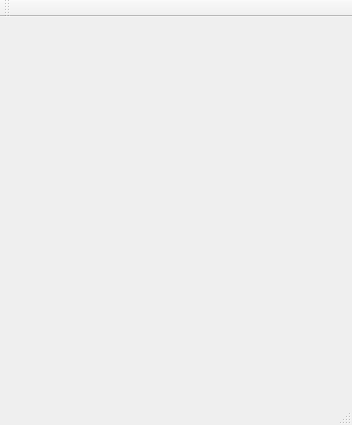
<?xml version="1.0" encoding="UTF-8"?>
<ui version="4.0">
 <class>DotsAndBots</class>
 <widget class="QMainWindow" name="DotsAndBots">
  <property name="geometry">
   <rect>
    <x>0</x>
    <y>0</y>
    <width>352</width>
    <height>425</height>
   </rect>
  </property>
  <property name="windowTitle">
   <string>DotsAndBots</string>
  </property>
  <widget class="QWidget" name="centralWidget">
   <layout class="QVBoxLayout" name="verticalLayout">
    <property name="spacing">
     <number>0</number>
    </property>
    <property name="leftMargin">
     <number>10</number>
    </property>
    <property name="topMargin">
     <number>10</number>
    </property>
    <property name="rightMargin">
     <number>10</number>
    </property>
    <property name="bottomMargin">
     <number>10</number>
    </property>
    <item>
     <layout class="QHBoxLayout" name="horizontalLayout">
      <property name="spacing">
       <number>0</number>
      </property>
      <item>
       <widget class="QLabel" name="label_2">
        <property name="minimumSize">
         <size>
          <width>15</width>
          <height>15</height>
         </size>
        </property>
        <property name="maximumSize">
         <size>
          <width>15</width>
          <height>15</height>
         </size>
        </property>
        <property name="text">
         <string/>
        </property>
        <property name="pixmap">
         <pixmap resource="dotsandbots.qrc">:/dot</pixmap>
        </property>
        <property name="scaledContents">
         <bool>false</bool>
        </property>
       </widget>
      </item>
      <item>
       <widget class="QPushButton" name="pushButton">
        <property name="minimumSize">
         <size>
          <width>90</width>
          <height>15</height>
         </size>
        </property>
        <property name="maximumSize">
         <size>
          <width>90</width>
          <height>15</height>
         </size>
        </property>
        <property name="flat">
         <bool>true</bool>
        </property>
       </widget>
      </item>
      <item>
       <widget class="QLabel" name="label">
        <property name="minimumSize">
         <size>
          <width>15</width>
          <height>15</height>
         </size>
        </property>
        <property name="maximumSize">
         <size>
          <width>15</width>
          <height>15</height>
         </size>
        </property>
        <property name="text">
         <string/>
        </property>
        <property name="pixmap">
         <pixmap resource="dotsandbots.qrc">:/dot</pixmap>
        </property>
        <property name="scaledContents">
         <bool>false</bool>
        </property>
       </widget>
      </item>
      <item>
       <widget class="QPushButton" name="pushButton_2">
        <property name="minimumSize">
         <size>
          <width>90</width>
          <height>15</height>
         </size>
        </property>
        <property name="maximumSize">
         <size>
          <width>90</width>
          <height>15</height>
         </size>
        </property>
        <property name="flat">
         <bool>true</bool>
        </property>
       </widget>
      </item>
      <item>
       <widget class="QLabel" name="label_4">
        <property name="minimumSize">
         <size>
          <width>15</width>
          <height>15</height>
         </size>
        </property>
        <property name="maximumSize">
         <size>
          <width>15</width>
          <height>15</height>
         </size>
        </property>
        <property name="text">
         <string/>
        </property>
        <property name="pixmap">
         <pixmap resource="dotsandbots.qrc">:/dot</pixmap>
        </property>
        <property name="scaledContents">
         <bool>false</bool>
        </property>
       </widget>
      </item>
      <item>
       <widget class="QPushButton" name="pushButton_3">
        <property name="minimumSize">
         <size>
          <width>90</width>
          <height>15</height>
         </size>
        </property>
        <property name="maximumSize">
         <size>
          <width>90</width>
          <height>15</height>
         </size>
        </property>
        <property name="flat">
         <bool>true</bool>
        </property>
       </widget>
      </item>
      <item>
       <widget class="QLabel" name="label_3">
        <property name="minimumSize">
         <size>
          <width>15</width>
          <height>15</height>
         </size>
        </property>
        <property name="maximumSize">
         <size>
          <width>15</width>
          <height>15</height>
         </size>
        </property>
        <property name="text">
         <string/>
        </property>
        <property name="pixmap">
         <pixmap resource="dotsandbots.qrc">:/dot</pixmap>
        </property>
        <property name="scaledContents">
         <bool>false</bool>
        </property>
       </widget>
      </item>
     </layout>
    </item>
    <item>
     <layout class="QHBoxLayout" name="horizontalLayout_2">
      <property name="spacing">
       <number>0</number>
      </property>
      <item>
       <widget class="QPushButton" name="pushButton_8">
        <property name="minimumSize">
         <size>
          <width>15</width>
          <height>90</height>
         </size>
        </property>
        <property name="maximumSize">
         <size>
          <width>15</width>
          <height>90</height>
         </size>
        </property>
        <property name="flat">
         <bool>true</bool>
        </property>
       </widget>
      </item>
      <item>
       <widget class="QLabel" name="label_17">
        <property name="minimumSize">
         <size>
          <width>90</width>
          <height>90</height>
         </size>
        </property>
        <property name="maximumSize">
         <size>
          <width>90</width>
          <height>90</height>
         </size>
        </property>
       </widget>
      </item>
      <item>
       <widget class="QPushButton" name="pushButton_9">
        <property name="minimumSize">
         <size>
          <width>15</width>
          <height>90</height>
         </size>
        </property>
        <property name="maximumSize">
         <size>
          <width>15</width>
          <height>90</height>
         </size>
        </property>
        <property name="flat">
         <bool>true</bool>
        </property>
       </widget>
      </item>
      <item>
       <widget class="QLabel" name="label_19">
        <property name="minimumSize">
         <size>
          <width>90</width>
          <height>90</height>
         </size>
        </property>
        <property name="maximumSize">
         <size>
          <width>90</width>
          <height>90</height>
         </size>
        </property>
       </widget>
      </item>
      <item>
       <widget class="QPushButton" name="pushButton_7">
        <property name="minimumSize">
         <size>
          <width>15</width>
          <height>90</height>
         </size>
        </property>
        <property name="maximumSize">
         <size>
          <width>15</width>
          <height>90</height>
         </size>
        </property>
        <property name="flat">
         <bool>true</bool>
        </property>
       </widget>
      </item>
      <item>
       <widget class="QLabel" name="label_18">
        <property name="minimumSize">
         <size>
          <width>90</width>
          <height>90</height>
         </size>
        </property>
        <property name="maximumSize">
         <size>
          <width>90</width>
          <height>90</height>
         </size>
        </property>
       </widget>
      </item>
      <item>
       <widget class="QPushButton" name="pushButton_22">
        <property name="minimumSize">
         <size>
          <width>15</width>
          <height>90</height>
         </size>
        </property>
        <property name="maximumSize">
         <size>
          <width>15</width>
          <height>90</height>
         </size>
        </property>
        <property name="flat">
         <bool>true</bool>
        </property>
       </widget>
      </item>
     </layout>
    </item>
    <item>
     <layout class="QHBoxLayout" name="horizontalLayout_3">
      <property name="spacing">
       <number>0</number>
      </property>
      <item>
       <widget class="QLabel" name="label_5">
        <property name="minimumSize">
         <size>
          <width>15</width>
          <height>15</height>
         </size>
        </property>
        <property name="maximumSize">
         <size>
          <width>15</width>
          <height>15</height>
         </size>
        </property>
        <property name="text">
         <string/>
        </property>
        <property name="pixmap">
         <pixmap resource="dotsandbots.qrc">:/dot</pixmap>
        </property>
        <property name="scaledContents">
         <bool>false</bool>
        </property>
       </widget>
      </item>
      <item>
       <widget class="QPushButton" name="pushButton_4">
        <property name="minimumSize">
         <size>
          <width>90</width>
          <height>15</height>
         </size>
        </property>
        <property name="maximumSize">
         <size>
          <width>90</width>
          <height>15</height>
         </size>
        </property>
        <property name="flat">
         <bool>true</bool>
        </property>
       </widget>
      </item>
      <item>
       <widget class="QLabel" name="label_6">
        <property name="minimumSize">
         <size>
          <width>15</width>
          <height>15</height>
         </size>
        </property>
        <property name="maximumSize">
         <size>
          <width>15</width>
          <height>15</height>
         </size>
        </property>
        <property name="text">
         <string/>
        </property>
        <property name="pixmap">
         <pixmap resource="dotsandbots.qrc">:/dot</pixmap>
        </property>
        <property name="scaledContents">
         <bool>false</bool>
        </property>
       </widget>
      </item>
      <item>
       <widget class="QPushButton" name="pushButton_5">
        <property name="minimumSize">
         <size>
          <width>90</width>
          <height>15</height>
         </size>
        </property>
        <property name="maximumSize">
         <size>
          <width>90</width>
          <height>15</height>
         </size>
        </property>
        <property name="flat">
         <bool>true</bool>
        </property>
       </widget>
      </item>
      <item>
       <widget class="QLabel" name="label_7">
        <property name="minimumSize">
         <size>
          <width>15</width>
          <height>15</height>
         </size>
        </property>
        <property name="maximumSize">
         <size>
          <width>15</width>
          <height>15</height>
         </size>
        </property>
        <property name="text">
         <string/>
        </property>
        <property name="pixmap">
         <pixmap resource="dotsandbots.qrc">:/dot</pixmap>
        </property>
        <property name="scaledContents">
         <bool>false</bool>
        </property>
       </widget>
      </item>
      <item>
       <widget class="QPushButton" name="pushButton_6">
        <property name="minimumSize">
         <size>
          <width>90</width>
          <height>15</height>
         </size>
        </property>
        <property name="maximumSize">
         <size>
          <width>90</width>
          <height>15</height>
         </size>
        </property>
        <property name="flat">
         <bool>true</bool>
        </property>
       </widget>
      </item>
      <item>
       <widget class="QLabel" name="label_8">
        <property name="minimumSize">
         <size>
          <width>15</width>
          <height>15</height>
         </size>
        </property>
        <property name="maximumSize">
         <size>
          <width>15</width>
          <height>15</height>
         </size>
        </property>
        <property name="text">
         <string/>
        </property>
        <property name="pixmap">
         <pixmap resource="dotsandbots.qrc">:/dot</pixmap>
        </property>
        <property name="scaledContents">
         <bool>false</bool>
        </property>
       </widget>
      </item>
     </layout>
    </item>
    <item>
     <layout class="QHBoxLayout" name="horizontalLayout_4">
      <property name="spacing">
       <number>0</number>
      </property>
      <item>
       <widget class="QPushButton" name="pushButton_10">
        <property name="minimumSize">
         <size>
          <width>15</width>
          <height>90</height>
         </size>
        </property>
        <property name="maximumSize">
         <size>
          <width>15</width>
          <height>90</height>
         </size>
        </property>
        <property name="flat">
         <bool>true</bool>
        </property>
       </widget>
      </item>
      <item>
       <widget class="QLabel" name="label_20">
        <property name="minimumSize">
         <size>
          <width>90</width>
          <height>90</height>
         </size>
        </property>
        <property name="maximumSize">
         <size>
          <width>90</width>
          <height>90</height>
         </size>
        </property>
       </widget>
      </item>
      <item>
       <widget class="QPushButton" name="pushButton_11">
        <property name="minimumSize">
         <size>
          <width>15</width>
          <height>90</height>
         </size>
        </property>
        <property name="maximumSize">
         <size>
          <width>15</width>
          <height>90</height>
         </size>
        </property>
        <property name="flat">
         <bool>true</bool>
        </property>
       </widget>
      </item>
      <item>
       <widget class="QLabel" name="label_21">
        <property name="minimumSize">
         <size>
          <width>90</width>
          <height>90</height>
         </size>
        </property>
        <property name="maximumSize">
         <size>
          <width>90</width>
          <height>90</height>
         </size>
        </property>
       </widget>
      </item>
      <item>
       <widget class="QPushButton" name="pushButton_12">
        <property name="minimumSize">
         <size>
          <width>15</width>
          <height>90</height>
         </size>
        </property>
        <property name="maximumSize">
         <size>
          <width>15</width>
          <height>90</height>
         </size>
        </property>
        <property name="flat">
         <bool>true</bool>
        </property>
       </widget>
      </item>
      <item>
       <widget class="QLabel" name="label_22">
        <property name="minimumSize">
         <size>
          <width>90</width>
          <height>90</height>
         </size>
        </property>
        <property name="maximumSize">
         <size>
          <width>90</width>
          <height>90</height>
         </size>
        </property>
       </widget>
      </item>
      <item>
       <widget class="QPushButton" name="pushButton_23">
        <property name="minimumSize">
         <size>
          <width>15</width>
          <height>90</height>
         </size>
        </property>
        <property name="maximumSize">
         <size>
          <width>15</width>
          <height>90</height>
         </size>
        </property>
        <property name="flat">
         <bool>true</bool>
        </property>
       </widget>
      </item>
     </layout>
    </item>
    <item>
     <layout class="QHBoxLayout" name="horizontalLayout_10">
      <property name="spacing">
       <number>0</number>
      </property>
      <item>
       <widget class="QLabel" name="label_32">
        <property name="minimumSize">
         <size>
          <width>15</width>
          <height>15</height>
         </size>
        </property>
        <property name="maximumSize">
         <size>
          <width>15</width>
          <height>15</height>
         </size>
        </property>
        <property name="text">
         <string/>
        </property>
        <property name="pixmap">
         <pixmap resource="dotsandbots.qrc">:/dot</pixmap>
        </property>
        <property name="scaledContents">
         <bool>false</bool>
        </property>
       </widget>
      </item>
      <item>
       <widget class="QPushButton" name="pushButton_33">
        <property name="minimumSize">
         <size>
          <width>90</width>
          <height>15</height>
         </size>
        </property>
        <property name="maximumSize">
         <size>
          <width>90</width>
          <height>15</height>
         </size>
        </property>
        <property name="flat">
         <bool>true</bool>
        </property>
       </widget>
      </item>
      <item>
       <widget class="QLabel" name="label_33">
        <property name="minimumSize">
         <size>
          <width>15</width>
          <height>15</height>
         </size>
        </property>
        <property name="maximumSize">
         <size>
          <width>15</width>
          <height>15</height>
         </size>
        </property>
        <property name="text">
         <string/>
        </property>
        <property name="pixmap">
         <pixmap resource="dotsandbots.qrc">:/dot</pixmap>
        </property>
        <property name="scaledContents">
         <bool>false</bool>
        </property>
       </widget>
      </item>
      <item>
       <widget class="QPushButton" name="pushButton_34">
        <property name="minimumSize">
         <size>
          <width>90</width>
          <height>15</height>
         </size>
        </property>
        <property name="maximumSize">
         <size>
          <width>90</width>
          <height>15</height>
         </size>
        </property>
        <property name="flat">
         <bool>true</bool>
        </property>
       </widget>
      </item>
      <item>
       <widget class="QLabel" name="label_34">
        <property name="minimumSize">
         <size>
          <width>15</width>
          <height>15</height>
         </size>
        </property>
        <property name="maximumSize">
         <size>
          <width>15</width>
          <height>15</height>
         </size>
        </property>
        <property name="text">
         <string/>
        </property>
        <property name="pixmap">
         <pixmap resource="dotsandbots.qrc">:/dot</pixmap>
        </property>
        <property name="scaledContents">
         <bool>false</bool>
        </property>
       </widget>
      </item>
      <item>
       <widget class="QPushButton" name="pushButton_35">
        <property name="minimumSize">
         <size>
          <width>90</width>
          <height>15</height>
         </size>
        </property>
        <property name="maximumSize">
         <size>
          <width>90</width>
          <height>15</height>
         </size>
        </property>
        <property name="flat">
         <bool>true</bool>
        </property>
       </widget>
      </item>
      <item>
       <widget class="QLabel" name="label_35">
        <property name="minimumSize">
         <size>
          <width>15</width>
          <height>15</height>
         </size>
        </property>
        <property name="maximumSize">
         <size>
          <width>15</width>
          <height>15</height>
         </size>
        </property>
        <property name="text">
         <string/>
        </property>
        <property name="pixmap">
         <pixmap resource="dotsandbots.qrc">:/dot</pixmap>
        </property>
        <property name="scaledContents">
         <bool>false</bool>
        </property>
       </widget>
      </item>
     </layout>
    </item>
    <item>
     <layout class="QHBoxLayout" name="horizontalLayout_9">
      <property name="spacing">
       <number>0</number>
      </property>
      <item>
       <widget class="QPushButton" name="pushButton_29">
        <property name="minimumSize">
         <size>
          <width>15</width>
          <height>90</height>
         </size>
        </property>
        <property name="maximumSize">
         <size>
          <width>15</width>
          <height>90</height>
         </size>
        </property>
        <property name="flat">
         <bool>true</bool>
        </property>
       </widget>
      </item>
      <item>
       <widget class="QLabel" name="label_29">
        <property name="minimumSize">
         <size>
          <width>90</width>
          <height>90</height>
         </size>
        </property>
        <property name="maximumSize">
         <size>
          <width>90</width>
          <height>90</height>
         </size>
        </property>
       </widget>
      </item>
      <item>
       <widget class="QPushButton" name="pushButton_30">
        <property name="minimumSize">
         <size>
          <width>15</width>
          <height>90</height>
         </size>
        </property>
        <property name="maximumSize">
         <size>
          <width>15</width>
          <height>90</height>
         </size>
        </property>
        <property name="flat">
         <bool>true</bool>
        </property>
       </widget>
      </item>
      <item>
       <widget class="QLabel" name="label_30">
        <property name="minimumSize">
         <size>
          <width>90</width>
          <height>90</height>
         </size>
        </property>
        <property name="maximumSize">
         <size>
          <width>90</width>
          <height>90</height>
         </size>
        </property>
       </widget>
      </item>
      <item>
       <widget class="QPushButton" name="pushButton_31">
        <property name="minimumSize">
         <size>
          <width>15</width>
          <height>90</height>
         </size>
        </property>
        <property name="maximumSize">
         <size>
          <width>15</width>
          <height>90</height>
         </size>
        </property>
        <property name="flat">
         <bool>true</bool>
        </property>
       </widget>
      </item>
      <item>
       <widget class="QLabel" name="label_31">
        <property name="minimumSize">
         <size>
          <width>90</width>
          <height>90</height>
         </size>
        </property>
        <property name="maximumSize">
         <size>
          <width>90</width>
          <height>90</height>
         </size>
        </property>
       </widget>
      </item>
      <item>
       <widget class="QPushButton" name="pushButton_32">
        <property name="minimumSize">
         <size>
          <width>15</width>
          <height>90</height>
         </size>
        </property>
        <property name="maximumSize">
         <size>
          <width>15</width>
          <height>90</height>
         </size>
        </property>
        <property name="flat">
         <bool>true</bool>
        </property>
       </widget>
      </item>
     </layout>
    </item>
    <item>
     <layout class="QHBoxLayout" name="horizontalLayout_11">
      <property name="spacing">
       <number>0</number>
      </property>
      <item>
       <widget class="QLabel" name="label_36">
        <property name="minimumSize">
         <size>
          <width>15</width>
          <height>15</height>
         </size>
        </property>
        <property name="maximumSize">
         <size>
          <width>15</width>
          <height>15</height>
         </size>
        </property>
        <property name="text">
         <string/>
        </property>
        <property name="pixmap">
         <pixmap resource="dotsandbots.qrc">:/dot</pixmap>
        </property>
        <property name="scaledContents">
         <bool>false</bool>
        </property>
       </widget>
      </item>
      <item>
       <widget class="QPushButton" name="pushButton_36">
        <property name="minimumSize">
         <size>
          <width>90</width>
          <height>15</height>
         </size>
        </property>
        <property name="maximumSize">
         <size>
          <width>90</width>
          <height>15</height>
         </size>
        </property>
        <property name="flat">
         <bool>true</bool>
        </property>
       </widget>
      </item>
      <item>
       <widget class="QLabel" name="label_37">
        <property name="minimumSize">
         <size>
          <width>15</width>
          <height>15</height>
         </size>
        </property>
        <property name="maximumSize">
         <size>
          <width>15</width>
          <height>15</height>
         </size>
        </property>
        <property name="text">
         <string/>
        </property>
        <property name="pixmap">
         <pixmap resource="dotsandbots.qrc">:/dot</pixmap>
        </property>
        <property name="scaledContents">
         <bool>false</bool>
        </property>
       </widget>
      </item>
      <item>
       <widget class="QPushButton" name="pushButton_37">
        <property name="minimumSize">
         <size>
          <width>90</width>
          <height>15</height>
         </size>
        </property>
        <property name="maximumSize">
         <size>
          <width>90</width>
          <height>15</height>
         </size>
        </property>
        <property name="flat">
         <bool>true</bool>
        </property>
       </widget>
      </item>
      <item>
       <widget class="QLabel" name="label_38">
        <property name="minimumSize">
         <size>
          <width>15</width>
          <height>15</height>
         </size>
        </property>
        <property name="maximumSize">
         <size>
          <width>15</width>
          <height>15</height>
         </size>
        </property>
        <property name="text">
         <string/>
        </property>
        <property name="pixmap">
         <pixmap resource="dotsandbots.qrc">:/dot</pixmap>
        </property>
        <property name="scaledContents">
         <bool>false</bool>
        </property>
       </widget>
      </item>
      <item>
       <widget class="QPushButton" name="pushButton_38">
        <property name="minimumSize">
         <size>
          <width>90</width>
          <height>15</height>
         </size>
        </property>
        <property name="maximumSize">
         <size>
          <width>90</width>
          <height>15</height>
         </size>
        </property>
        <property name="flat">
         <bool>true</bool>
        </property>
       </widget>
      </item>
      <item>
       <widget class="QLabel" name="label_39">
        <property name="minimumSize">
         <size>
          <width>15</width>
          <height>15</height>
         </size>
        </property>
        <property name="maximumSize">
         <size>
          <width>15</width>
          <height>15</height>
         </size>
        </property>
        <property name="text">
         <string/>
        </property>
        <property name="pixmap">
         <pixmap resource="dotsandbots.qrc">:/dot</pixmap>
        </property>
        <property name="scaledContents">
         <bool>false</bool>
        </property>
       </widget>
      </item>
     </layout>
    </item>
   </layout>
  </widget>
  <widget class="QMenuBar" name="menuBar">
   <property name="geometry">
    <rect>
     <x>0</x>
     <y>0</y>
     <width>352</width>
     <height>22</height>
    </rect>
   </property>
  </widget>
  <widget class="QToolBar" name="mainToolBar">
   <attribute name="toolBarArea">
    <enum>TopToolBarArea</enum>
   </attribute>
   <attribute name="toolBarBreak">
    <bool>false</bool>
   </attribute>
  </widget>
  <widget class="QStatusBar" name="statusBar"/>
 </widget>
 <layoutdefault spacing="6" margin="11"/>
 <resources>
  <include location="dotsandbots.qrc"/>
 </resources>
 <connections/>
</ui>
